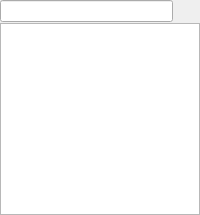
       <widget class="QWidget" name="pgProjectTree">
        <layout class="QVBoxLayout" name="verticalLayout">
         <property name="spacing">
          <number>0</number>
         </property>
         <property name="margin">
          <number>0</number>
         </property>
         <item>
          <layout class="QHBoxLayout" name="searchboxLayout_4">
           <property name="spacing">
            <number>3</number>
           </property>
           <item>
            <widget class="QLineEdit" name="searchbox_4"/>
           </item>
           <item>
            <widget class="QToolButton" name="searchboxClear_4">
             <property name="text">
              <string/>
             </property>
             <property name="icon">
              <iconset resource="../sharedcode/resources.qrc">
               <normaloff>:/resources/RES/clear_left.png</normaloff>:/resources/RES/clear_left.png</iconset>
             </property>
             <property name="autoRaise">
              <bool>true</bool>
             </property>
            </widget>
           </item>
          </layout>
         </item>
         <item>
          <widget class="QTreeView" name="projectTree">
           <property name="sizePolicy">
            <sizepolicy hsizetype="Ignored" vsizetype="Expanding">
             <horstretch>0</horstretch>
             <verstretch>0</verstretch>
            </sizepolicy>
           </property>
           <property name="sizeIncrement">
            <size>
             <width>10</width>
             <height>10</height>
            </size>
           </property>
           <property name="baseSize">
            <size>
             <width>100</width>
             <height>0</height>
            </size>
           </property>
           <property name="contextMenuPolicy">
            <enum>Qt::CustomContextMenu</enum>
           </property>
           <property name="editTriggers">
            <set>QAbstractItemView::NoEditTriggers</set>
           </property>
           <property name="showDropIndicator" stdset="0">
            <bool>true</bool>
           </property>
           <property name="dragEnabled">
            <bool>true</bool>
           </property>
           <property name="dragDropMode">
            <enum>QAbstractItemView::DragDrop</enum>
           </property>
           <property name="defaultDropAction">
            <enum>Qt::IgnoreAction</enum>
           </property>
           <property name="iconSize">
            <size>
             <width>16</width>
             <height>16</height>
            </size>
           </property>
           <property name="indentation">
            <number>16</number>
           </property>
           <property name="rootIsDecorated">
            <bool>false</bool>
           </property>
           <property name="uniformRowHeights">
            <bool>true</bool>
           </property>
           <property name="headerHidden">
            <bool>true</bool>
           </property>
           <property name="expandsOnDoubleClick">
            <bool>true</bool>
           </property>
          </widget>
         </item>
        </layout>
       </widget>
